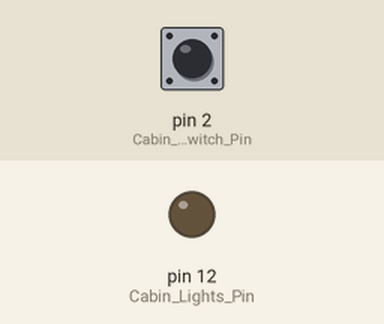
This sketch was run on a simulated Arduino Uno, built with avr-gcc and run on an emulated ATmega328P. On the bench: output pins drawn as LEDs (lit = HIGH). The inputs (shaded band) are chosen by the test bench; at power-on: pin 2 (Cabin_Lights_Switch_Pin) LOW.

Above: at 1.2 s.
1.3 s: pin 2 (Cabin_Lights_Switch_Pin) pulled HIGH for 0.15 s
At 1.37 s:
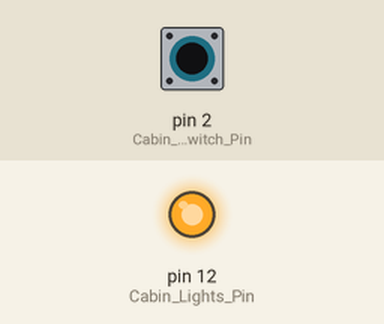
2.9 s: pin 2 (Cabin_Lights_Switch_Pin) pulled HIGH for 3.2 s
At 7.1 s:
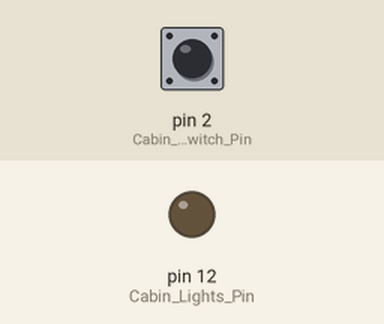
Timing chart, 0 to 8.6 s (numbered marks = the images above; inputs shaded):
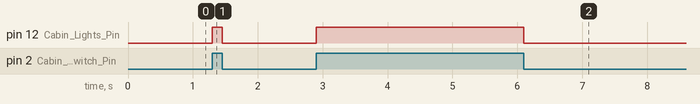

The sketch:

Day_3.ino
```cpp
/*
  Lost in Space Day 3 - I'm worried about your battery levels - DIP switch

  modified 28 dec 2023
  by ShawKai
*/

#define Cabin_Lights_Pin 12
#define Cabin_Lights_Switch_Pin 2

// the setup function runs once when you press reset or power the board
void setup() {
  // initialize digital pin as an output.
  pinMode(Cabin_Lights_Pin, OUTPUT);
  pinMode(Cabin_Lights_Switch_Pin, INPUT);
}

// the loop function runs over and over again forever
void loop() {
  if(digitalRead(Cabin_Lights_Switch_Pin)== HIGH){
    digitalWrite(Cabin_Lights_Pin, HIGH);   // turn the LED on (HIGH is the voltage level)
  }else {
    digitalWrite(Cabin_Lights_Pin, LOW);    // turn the LED off by making the voltage LOW
  }
}
```

Measured:
- after the input at 1.3 s, pin 12 (Cabin_Lights_Pin): LOW → HIGH at once, → LOW 0.15 s later
- after the input at 2.9 s, pin 12 (Cabin_Lights_Pin): LOW → HIGH at once, → LOW 3.2 s later
